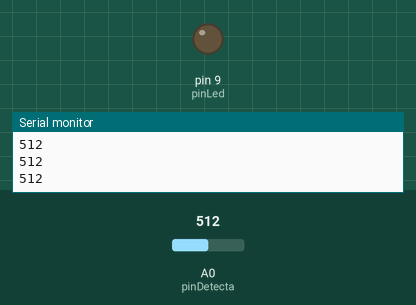
A sketch run on a simulated Arduino Uno, built with avr-gcc and run on an emulated ATmega328P. Shown: output pins drawn as LEDs (lit = HIGH), the last lines printed to the serial monitor. The inputs (shaded band) are chosen by the test bench; at power-on: A0 (pinDetecta) = 512.

Above: at 1.2 s.
1.3 s: A0 (pinDetecta) set to 209
2.8 s: A0 (pinDetecta) set to 187
At 3.1 s:
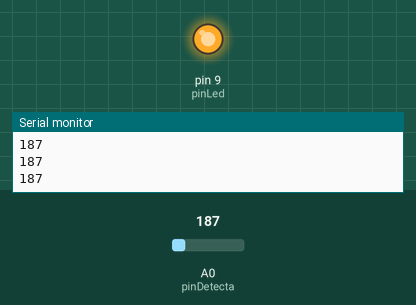
4.3 s: A0 (pinDetecta) set to 210
At 5.4 s:
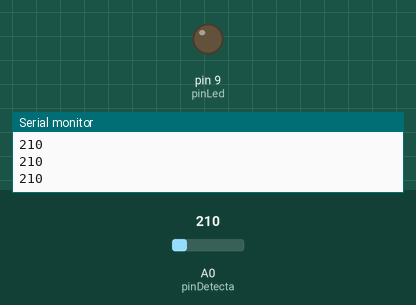
5.8 s: A0 (pinDetecta) set to 190
At 6.6 s:
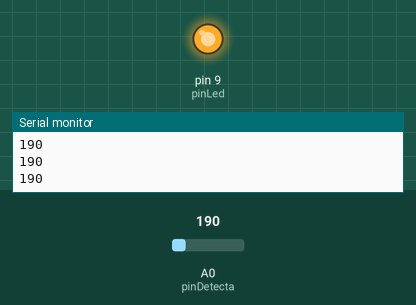
Timing chart, 0 to 8.3 s (numbered marks = the images above; inputs shaded):
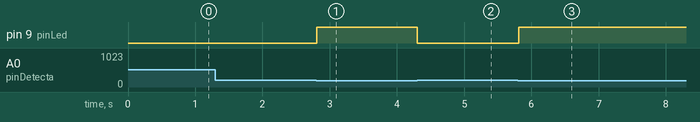

The sketch:

LigaLuzNoEscuro.ino
```cpp
int pinDetecta  = A0;
int pinLed      = 9;

void setup()
{
  Serial.begin(9600);
  pinMode(pinLed, OUTPUT);
  pinMode(pinDetecta, INPUT);
  digitalWrite(pinLed, 0);
}

void loop()
{
     int valor = analogRead(pinDetecta);
     Serial.println(valor);

     if(valor < 200){

       digitalWrite(pinLed, 1);

     }
     if(valor > 200){
        digitalWrite(pinLed, 0);
     }

}
```

Measured:
- the behaviour switches between 200 and 199 on A0 (pinDetecta) (found by bisection; images 0 and 1)
- after the input at 2.8 s, pin 9 (pinLed): LOW → HIGH at once
- after the input at 4.3 s, pin 9 (pinLed): HIGH → LOW at once
- after the input at 5.8 s, pin 9 (pinLed): LOW → HIGH at once
